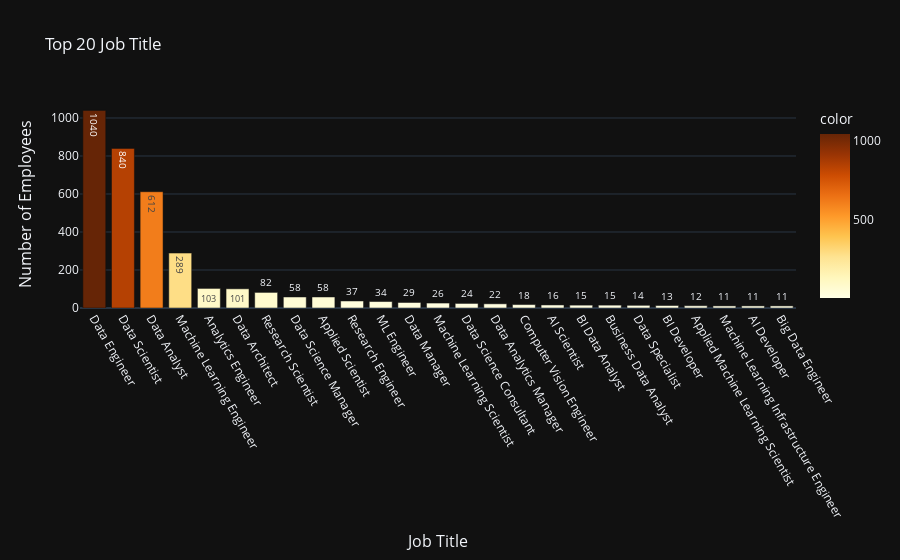

The notebook cell saved with this chart:
### Markdown cell above
## Job Title

### Code cell
top20_job_title = df_salaries['job_title'].value_counts().sort_values(ascending=False)[:25]
fig = px.bar(df_salaries, 
            x=top20_job_title.index, 
            y=top20_job_title.values, 
            text=top20_job_title.values,
            color=top20_job_title.values,
            color_continuous_scale='YlOrBr',
            title='Top 20 Job Title')
fig.update_layout(
    xaxis=dict(
        title='Job Title',
        titlefont_size=16
    ),
    yaxis=dict(
        title='Number of Employees',
        titlefont_size=16
    ),
    xaxis_tickangle=60,
    template='plotly_dark'
)
fig.update_traces(
    textfont_size=10
)
fig.show()

### Figure 1 — Plotly figure (JSON) as saved in the notebook; plotly's stock layout.template omitted (floating-point values rounded to 4 significant figures)
{"data": [{"alignmentgroup": "True", "hovertemplate": "x=%{x}<br>y=%{y}<br>text=%{text}<br>color=%{marker.color}<extra></extra>", "legendgroup": "", "marker": {"color": [1040, 840, 612, 289, 103, 101, 82, 58, 58, 37, 34, 29, 26, 24, 22, 18, 16, 15, 15, 14, 13, 12, 11, 11, 11], "coloraxis": "coloraxis", "pattern": {"shape": ""}}, "name": "", "offsetgroup": "", "orientation": "v", "showlegend": false, "text": [1040, 840, 612, 289, 103, 101, 82, 58, 58, 37, 34, 29, 26, 24, 22, 18, 16, 15, 15, 14, 13, 12, 11, 11, 11], "textfont": {"size": 10}, "textposition": "auto", "type": "bar", "x": ["Data Engineer", "Data Scientist", "Data Analyst", "Machine Learning Engineer", "Analytics Engineer", "Data Architect", "Research Scientist", "Data Science Manager", "Applied Scientist", "Research Engineer", "ML Engineer", "Data Manager", "Machine Learning Scientist", "Data Science Consultant", "Data Analytics Manager", "Computer Vision Engineer", "AI Scientist", "BI Data Analyst", "Business Data Analyst", "Data Specialist", "BI Developer", "Applied Machine Learning Scientist", "Machine Learning Infrastructure Engineer", "AI Developer", "Big Data Engineer"], "xaxis": "x", "y": [1040, 840, 612, 289, 103, 101, 82, 58, 58, 37, 34, 29, 26, 24, 22, 18, 16, 15, 15, 14, 13, 12, 11, 11, 11], "yaxis": "y"}], "layout": {"autosize": true, "barmode": "relative", "coloraxis": {"colorbar": {"title": {"text": "color"}}, "colorscale": [[0, "rgb(255,255,229)"], [0.125, "rgb(255,247,188)"], [0.25, "rgb(254,227,145)"], [0.375, "rgb(254,196,79)"], [0.5, "rgb(254,153,41)"], [0.625, "rgb(236,112,20)"], [0.75, "rgb(204,76,2)"], [0.875, "rgb(153,52,4)"], [1, "rgb(102,37,6)"]]}, "legend": {"tracegroupgap": 0}, "title": {"text": "Top 20 Job Title"}, "xaxis": {"anchor": "y", "autorange": true, "domain": [0, 1], "range": [-0.5, 24.5], "tickangle": 60, "title": {"font": {"size": 16}, "text": "Job Title"}, "type": "category"}, "yaxis": {"anchor": "x", "autorange": true, "domain": [0, 1], "range": [0, 1095.0], "title": {"font": {"size": 16}, "text": "Number of Employees"}, "type": "linear"}}}
